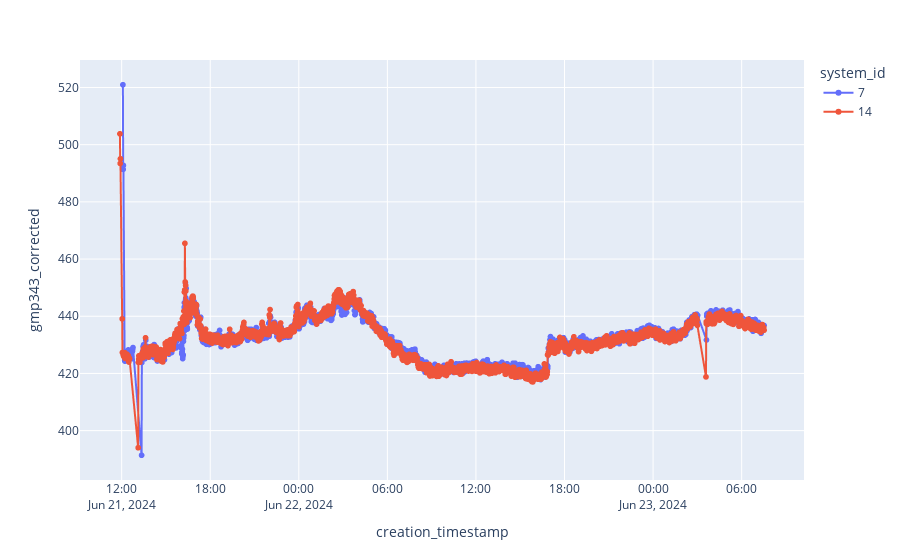

Notebook source saved alongside this figure:
### Code cell
fig = px.line(df, x="creation_timestamp", y="gmp343_corrected", markers=True, color="system_id")
fig.show()

### Figure 1 — Plotly figure (JSON) as saved in the notebook; plotly's stock layout.template omitted (floating-point values rounded to 4 significant figures; data arrays with more than 128 entries replaced by an {"elided": "..."} marker saying what was removed)
{"data": [{"hovertemplate": "system_id=7<br>creation_timestamp=%{x}<br>gmp343_corrected=%{y}<extra></extra>", "legendgroup": "7", "line": {"color": "#636efa", "dash": "solid"}, "marker": {"symbol": "circle"}, "mode": "lines+markers", "name": "7", "showlegend": true, "type": "scattergl", "x": {"elided": "2533 str values"}, "xaxis": "x", "y": {"elided": "2533 float values"}, "yaxis": "y"}, {"hovertemplate": "system_id=14<br>creation_timestamp=%{x}<br>gmp343_corrected=%{y}<extra></extra>", "legendgroup": "14", "line": {"color": "#EF553B", "dash": "solid"}, "marker": {"symbol": "circle"}, "mode": "lines+markers", "name": "14", "showlegend": true, "type": "scattergl", "x": {"elided": "2543 str values"}, "xaxis": "x", "y": {"elided": "2543 float values"}, "yaxis": "y"}], "layout": {"legend": {"title": {"text": "system_id"}, "tracegroupgap": 0}, "margin": {"t": 60}, "xaxis": {"anchor": "y", "domain": [0, 1], "title": {"text": "creation_timestamp"}}, "yaxis": {"anchor": "x", "domain": [0, 1], "title": {"text": "gmp343_corrected"}}}}
